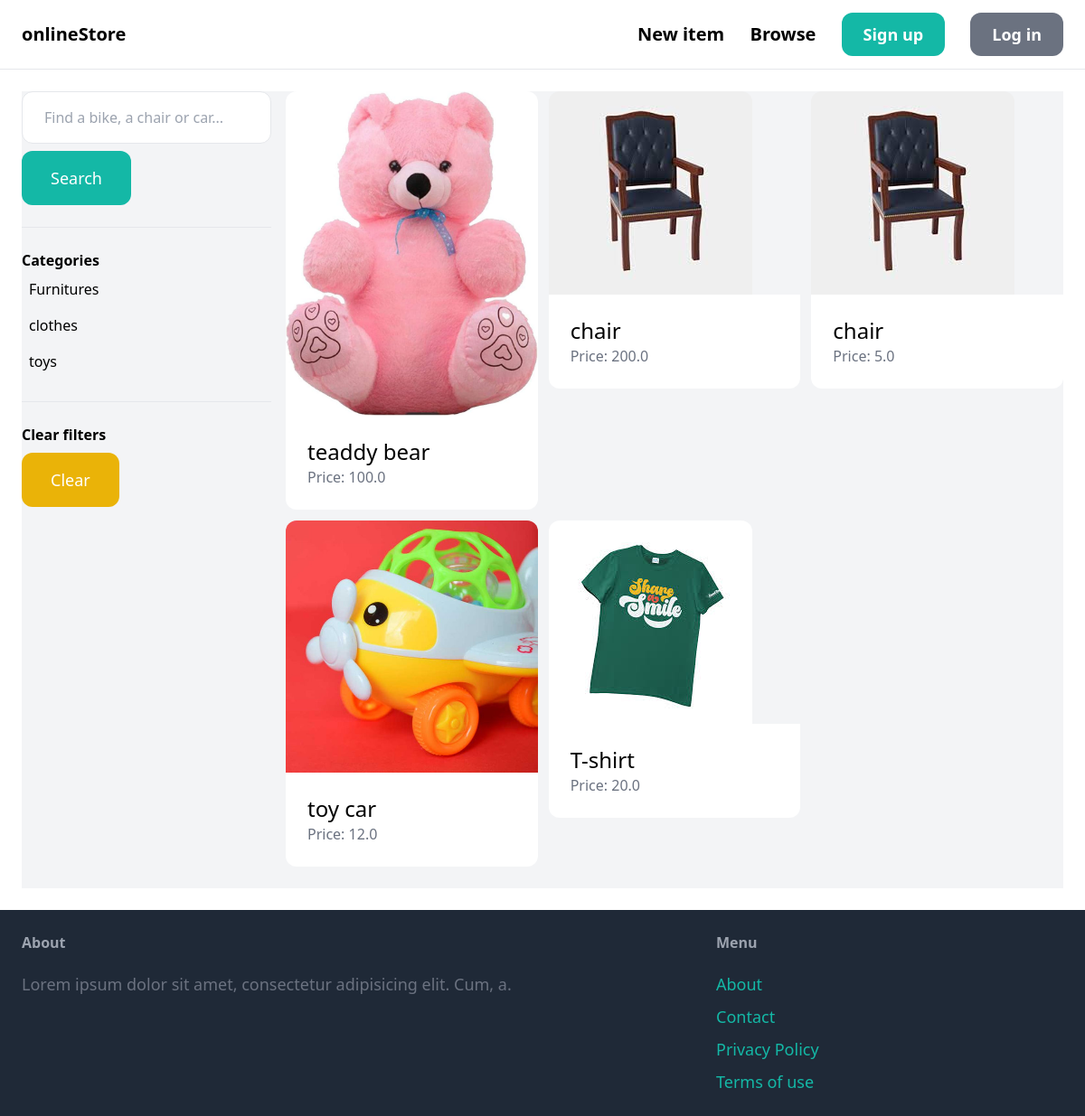
The app's page /items/ with its own data.
### item/models.py (models this page shows, shortened)
class Category(models.Model):
    name= models.CharField(max_length=255)
    class Meta:
        ordering = ('name',)
        verbose_name_plural = 'Categories'

class Item(models.Model):
    category= models.ForeignKey(Category , related_name='items', on_delete=models.CASCADE)
    name= models.CharField(max_length=255)
    description= models.TextField(blank=True , null=True)
    price= models.FloatField()
    image= models.ImageField(upload_to='item_images', blank=True, null=True)
    is_sold= models.BooleanField(default=False)
    created_by= models.ForeignKey(User , related_name='items', on_delete=models.CASCADE)
    created_at= models.DateTimeField(auto_now_add=True)

### item/views.py (the view)
# urls.py: path('' , views.items , name='items'),
def items(request):
    query = request.GET.get('query','')
    category_id = request.GET.get('category', 0)
    Categories = Category.objects.all()
    items = Item.objects.filter(is_sold=False)
    if category_id:
        items = items.filter(category_id=category_id)
    if query:
        items = items.filter(Q(name__icontains=query) | Q(description__icontains=query) )
    return render(request, 'item/items.html', {'items':items , 'query':query, 'categories':Categories, 'category_id':int(category_id), })

### item/templates/item/items.html (shortened to what this page needs)
{% extends 'core/base.html' %}
{% block content %}
    <div class="pb-6 grid grid-cols-4 gap-4 bg-gray-100">
        <div class="col-span-1">
            <form method="get" action="{% url 'item:items' %}">
                <input name="query" class="w-full py-4 px-6 border rounded-xl" type="text" value="{{ query }}" placeholder="Find a bike, a chair or car...">
                <button class="mt-2 py-4 px-8 text-lg bg-teal-500 text-white rounded-xl">Search</button>
            </form>
            <hr class="my-6">
            <p class="font-semibold">Categories</p>
            <ul>
                {% for category in categories %}
                    <li class="py-2 px-2 rounded-xl{% if category.id == category_id %} bg-gray-200{% endif %}">
                        <a href="{% url 'item:items' %}?query={{ query }}&category={{ category.id }}">{{ category.name }}</a>
                    </li>
                {% endfor %}
            </ul>
            <hr class="my-6">
            <p class="font-semibold">Clear filters</p>
            <ul>
                <li><a href="{% url 'item:items' %}" class="mt-2 py-4 px-8 inline-block bg-yellow-500 text-lg rounded-xl text-white">Clear</a>
        </div>
        <div class="col-span-3">
            <div class="grid grid-cols-3 gap-3">
                {% for item in items %}
                    <div>
                        <a href="{% url 'item:detail' item.id %}">
                            <div>
                                <img src="{{ item.image.url }}" class="rounded-t-xl">
                            </div>
                            <div class="p-6 bg-white rounded-b-xl">
                                <h2 class="text-2xl">{{ item.name }}</h2>
                                <p class="text-gray-500">Price: {{ item.price }}</p>
                            </div>
                        </a>
                    </div>
                {% endfor %}
            </div>
        </div>
    </div>
{% endblock %}

### records on screen
Category: name "Furnitures"
Category: name "clothes"
Category: name "toys"
Item: image (picture), name "teaddy bear", price "100.0"
Item: image (picture), name "chair", price "200.0"
Item: image (picture), name "chair", price "5.0"
Item: image (picture), name "toy car", price "12.0"
Item: image (picture), name "T-shirt", price "20.0"
